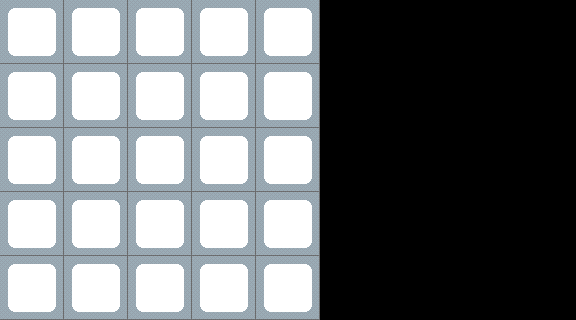

Tiled map render using the project's own tile images. Description and the map definition, with tile-layer contents summarised, below:
An orthogonal 9x5 tile map with 64x64 px tiles, 1 tile layer (Capa de Patrones 1).

<map version="1.0" orientation="orthogonal" width="9" height="5" tilewidth="64" tileheight="64">
 <tileset firstgid="1" name="bg" tilewidth="64" tileheight="64">
  <image source="tablero.png" width="64" height="64" />
 </tileset>
 <layer name="Capa de Patrones 1" width="9" height="5">
  <data>[45 cells, 25 non-empty, 1 distinct tile ids]</data>
 </layer>
</map>
